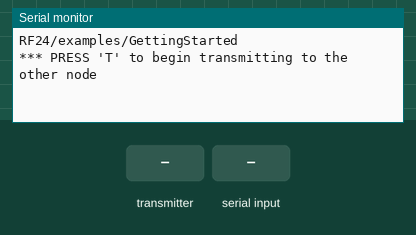
Recording of a sketch running on a simulated Arduino Uno, built with avr-gcc and run on an emulated ATmega328P. On the bench: the last lines printed to the serial monitor. The test bench sets the inputs (shaded band). No radio packets arrive unless stated.

Above: at 1.2 s.
1.3 s: the transmitter starts sending data_rec = 0
At 1.37 s:
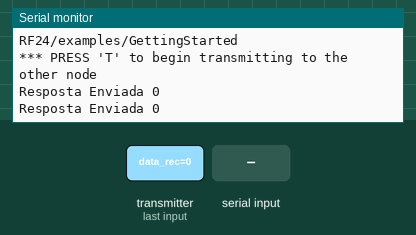
3.2 s: "T" received over Serial
At 4.0 s:
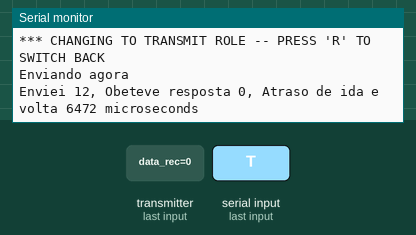
4.7 s: "R" received over Serial
At 5.33 s:
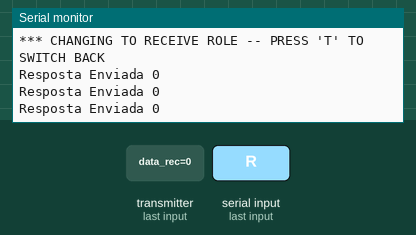

Measured:
- after the input at 1.3 s, the serial monitor: prints a new line at once (image 1)
- after the input at 3.2 s, the serial monitor: prints a new line at once (image 2)
- after the input at 4.7 s, the serial monitor: prints a new line after 0.51 s (image 3)

The sketch:

GettingStartedModB.ino
```cpp
#include <SPI.h>
#include <RF24.h>

/****************** User Config ***************************/
/***      Set this radio as radio number 0 or 1         ***/
bool radioNumber = 1;

/* Hardware configuration: Set up nRF24L01 radio on SPI bus plus pins 7 & 8 */
RF24 radio(7, 8);
/**********************************************************/

byte addresses[][6] = {"1Node", "2Node"};

// Used to control whether this node is sending or receiving
bool role = 0;

void setup() {
  Serial.begin(115200);
  Serial.println(F("RF24/examples/GettingStarted"));
  Serial.println(F("*** PRESS 'T' to begin transmitting to the other node"));

  radio.begin();

  // Set the PA Level low to prevent power supply related issues since this is a
  // getting_started sketch, and the likelihood of close proximity of the devices. RF24_PA_MAX is default.
  radio.setPALevel(RF24_PA_LOW);

  // Open a writing and reading pipe on each radio, with opposite addresses
  if (radioNumber) {
    radio.openWritingPipe(addresses[1]);
    radio.openReadingPipe(1, addresses[0]);
  } else {
    radio.openWritingPipe(addresses[0]);
    radio.openReadingPipe(1, addresses[1]);
  }

  // Start the radio listening for data
  radio.startListening();
}

void loop() {
  /****************** Ping Out Role ***************************/
  if (role == 1)  {

    radio.stopListening();                                    // First, stop listening so we can talk.

    Serial.println(F("Enviando agora"));

    unsigned long start_time = micros();                             // Take the time, and send it.  This will block until complete
    unsigned int data_send = 12;
    //if (!radio.write( &start_time, sizeof(unsigned long) )){
    if (!radio.write( &data_send, sizeof(unsigned int ))) {
      Serial.println(F("Falhou!"));
    }

    radio.startListening();                                    // Now, continue listening

    unsigned long started_waiting_at = micros();               // Set up a timeout period, get the current microseconds
    boolean timeout = false;                                   // Set up a variable to indicate if a response was received or not

    while (!radio.available()) {                            // While nothing is received
      if (micros() - started_waiting_at > 200000) {           // If waited longer than 200ms, indicate timeout and exit while loop
        timeout = true;
        break;
      }
    }

    if (timeout ) {                                            // Describe the results
      Serial.println(F("Falhou, tempo de respota expirou."));
    } else {
      unsigned long got_time;                                 // Grab the response, compare, and send to debugging spew
      unsigned int data_rec;
      radio.read( &data_rec, sizeof(unsigned int) );
      unsigned long end_time = micros();

      // Spew it
      Serial.print(F("Enviei "));
      Serial.print(data_send);
      Serial.print(F(", Obeteve resposta "));
      Serial.print(data_rec);
      Serial.print(F(", Atraso de ida e volta "));
      Serial.print(end_time - start_time);
      Serial.println(F(" microseconds"));
    }

    // Try again 1s later
    delay(1000);
  }


  /****************** Pong Back Role ***************************/

  if ( role == 0 )
  {
    unsigned long got_time;
    unsigned int data_rec;
    if ( radio.available()) {
      // Variable for the received timestamp
      while (radio.available()) {                                   // While there is data ready
        radio.read( &data_rec, sizeof(unsigned int) );             // Get the payload
      }

      radio.stopListening();                                        // First, stop listening so we can talk
      radio.write( &data_rec, sizeof(unsigned int) );              // Send the final one back.
      radio.startListening();                                       // Now, resume listening so we catch the next packets.
      Serial.print(F("Resposta Enviada "));
      Serial.println(data_rec);
    }
  }


  /****************** Change Roles via Serial Commands ***************************/

  if ( Serial.available() )
  {
    char c = toupper(Serial.read());
    if ( c == 'T' && role == 0 ) {
      Serial.println(F("*** CHANGING TO TRANSMIT ROLE -- PRESS 'R' TO SWITCH BACK"));
      role = 1;                  // Become the primary transmitter (ping out)

    } else if ( c == 'R' && role == 1 ) {
      Serial.println(F("*** CHANGING TO RECEIVE ROLE -- PRESS 'T' TO SWITCH BACK"));
      role = 0;                // Become the primary receiver (pong back)
      radio.startListening();

    }
  }


} // Loop
```
